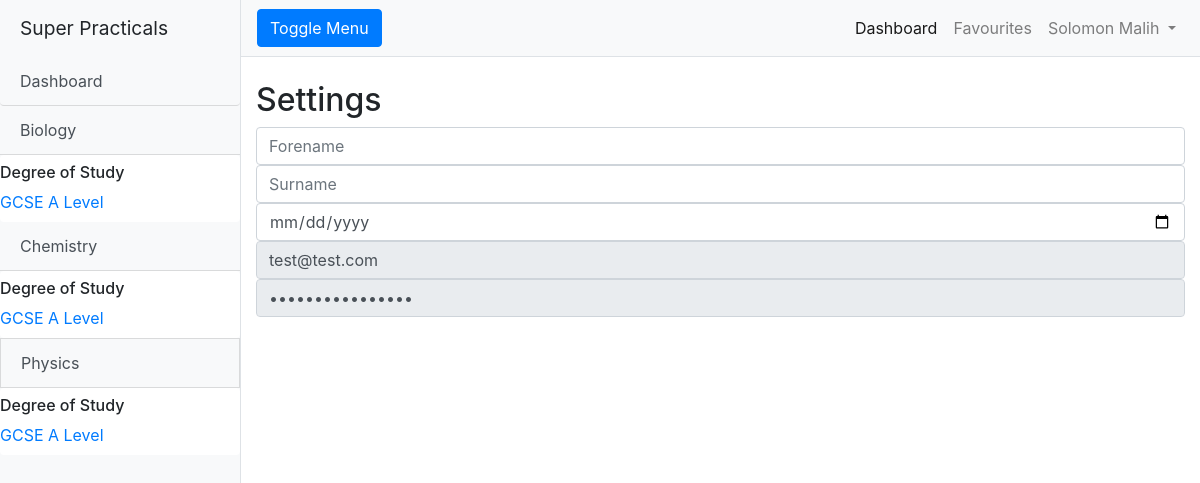
Before: /settings (signed in) with the older database file.
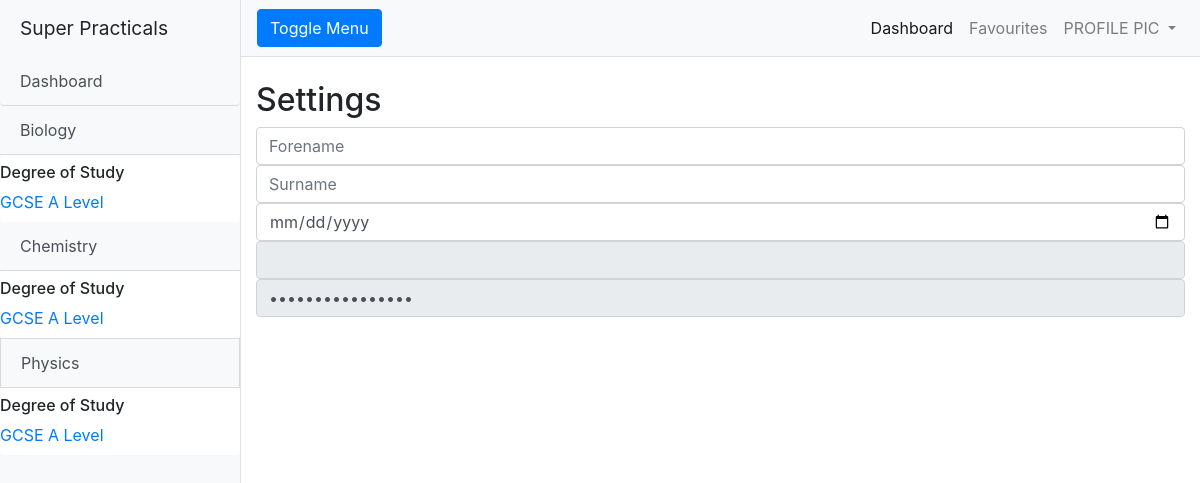
After: the same page with the newer database file.
### flaskPracticalWebapp/models.py (models this page shows, shortened)
class User(db.Model, UserMixin):
    id = db.Column(db.Integer, primary_key=True)
    fname = db.Column(db.String(30), default="")
    surname = db.Column(db.String(30), default="")
    email = db.Column(db.String(120), unique=True, nullable=False)
    dob = db.Column(db.String(10), nullable=False)
    profile_pic = db.Column(db.String(20), nullable=False, default="default.png")
    password = db.Column(db.String(60), nullable=False)
    practicals = db.relationship("Practical", backref="author", lazy=True)

### flaskPracticalWebapp/routes.py (the view)
@app.route('/settings')
@login_required
def settings():
    title = "Settings"
    return render_template("settings.html", title=title)

### flaskPracticalWebapp/models.py (called while the page is built)
@login_manager.user_loader
def load_user(user_id):
    return User.query.get(int(user_id))

### flaskPracticalWebapp/templates/settings.html
{% extends "base.html" %}
{% block content %}
<form class="form-signin" method="POST" action="">
  <div class="form-label-group">
    <input type="text" class="form-control form-control-user" placeholder="Forename">
  </div>
  <div class="form-label-group">
    <input type="text" class="form-control form-control-user" placeholder="Surname">
  </div>
  <div class="form-label-group">
    <input type="date" class="form-control form-control-user" placeholder="Forename">
  </div>
  <div class="form-label-group">
    <input type="email" class="form-control form-control-user" value="{{ current_user.email }}" disabled>
  </div>
  <div class="form-label-group">
    <input type="password" class="form-control form-control-user" value="XXXXXXXXXXXXXXXX" disabled>
  </div>
{% endblock %}

### flaskPracticalWebapp/templates/base.html (shortened to what this page needs)
<!DOCTYPE html>
<html lang="en">
<head>
  <link href="{{ url_for('static', filename='css/bootstrap.min.css') }}" rel="stylesheet">
  <link href="{{ url_for('static', filename='css/style.css') }}" rel="stylesheet">
</head>
<body>
  <div class="d-flex" id="wrapper">
    <div class="bg-light border-right" id="sidebar-wrapper">
      <div class="sidebar-heading">Super Practicals</div>
      <div class="list-group list-group-flush">
        <a href=" {{ url_for('home') }}" class="btn btn-primary list-group-item list-group-item-action bg-light">Dashboard</a>
        <a href="#biooptions" class="list-group-item list-group-item-action bg-light" data-toggle="collapse" data-target="#biooptions">Biology</a>
        <div id="biooptions" class="bg-white py-2 collapse-inner rounded">
          <h6 class="collapse-header">Degree of Study</h6>
          <a class="collapse-item" href="{{ url_for('gcse_biology') }}">GCSE</a>
          <a class="collapse-item" href="{{ url_for('alevel_biology') }}">A Level</a>
        </div>
        <a href="#chemoptions" class="list-group-item list-group-item-action bg-light" data-toggle="collapse" data-target="#chemoptions">Chemistry</a>
        <div id="chemoptions" class="bg-white py-2 collapse-inner rounded">
          <h6 class="collapse-header">Degree of Study</h6>
          <a class="collapse-item" href="{{ url_for('gcse_chemistry') }}">GCSE</a>
          <a class="collapse-item" href="{{ url_for('alevel_chemistry') }}">A Level</a>
        </div>
        </div>
  		<a href="#physoptions" class="list-group-item list-group-item-action bg-light" data-toggle="collapse" data-target="#physoptions">Physics</a>
  		<div id="physoptions" class="bg-white py-2 collapse-inner rounded">
  		  <h6 class="collapse-header">Degree of Study</h6>
        <a class="collapse-item" href="{{ url_for('gcse_physics') }}">GCSE</a>
        <a class="collapse-item" href="{{ url_for('alevel_physics') }}">A Level</a>
      </div>
		</div>
    <div id="page-content-wrapper">
      <nav class="navbar navbar-expand-lg navbar-light bg-light border-bottom">
        <button class="btn btn-primary" id="menu-toggle">Toggle Menu</button>
        <div class="collapse navbar-collapse" id="navbarSupportedContent">
          <ul class="navbar-nav ml-auto mt-2 mt-lg-0">
            <li class="nav-item active">
              <a class="nav-link" href="{{ url_for('home') }}">Dashboard<span class="sr-only">(current)</span></a>
            </li>
              {% if current_user.is_authenticated %}
              <li class="nav-item">
                <a class="nav-link" href="#">Favourites</a>
              </li>
              <li class="nav-item dropdown">
                <a class="nav-link dropdown-toggle" href="#" id="navbarDropdown" role="button" data-toggle="dropdown" aria-haspopup="true" aria-expanded="false">
                  {% if current_user.fname and current_user.surname %}
                    {{ current_user.fname }} {{ current_user.surname }}
                  {% else %}
                    PROFILE PIC
                  {% endif %}
                </a>
              </li>
            {% endif %}
          </ul>
        </div>
      </nav>
      <div class="container-fluid">
        <h2 class="mt-4">{{ title }}</h2>
        {% block content %}
        {% endblock content %}
      </div>
    </div>
  </div>
</body>
</html>

### flaskPracticalWebapp/static/css/style.css (style rules this page uses)
#wrapper { overflow-x: hidden; }
#sidebar-wrapper { min-height: 100vh; margin-left: -15rem; -webkit-transition: margin .25s ease-out; -moz-transition: margin .25s ease-out; -o-transition: margin .25s ease-out; transition: margin .25s ease-out; }
#sidebar-wrapper .sidebar-heading { padding: 0.875rem 1.25rem; font-size: 1.2rem; }
#sidebar-wrapper .list-group { width: 15rem; }
#page-content-wrapper { min-width: 100vw; }
@media (min-width: 768px) { #sidebar-wrapper { margin-left: 0; } }
@media (min-width: 768px) { #page-content-wrapper { min-width: 0; width: 100%; } }

Changed rows visible on the page:
no longer on this page (row edited): User: fname "Solomon", surname "Malih", email "test@test.com"
Other visible differences:
text now shown: "PROFILE PIC"
